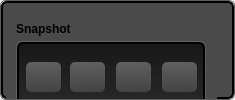
        <widget class="QFrame" name="frame_white_border_10">
         <property name="minimumSize">
          <size>
           <width>235</width>
           <height>0</height>
          </size>
         </property>
         <property name="maximumSize">
          <size>
           <width>230</width>
           <height>16777215</height>
          </size>
         </property>
         <property name="styleSheet">
          <string notr="true">QFrame {
    border: 1px solid rgb(95, 95, 95);
    border-radius: 6px;
}</string>
         </property>
         <property name="frameShape">
          <enum>QFrame::StyledPanel</enum>
         </property>
         <property name="frameShadow">
          <enum>QFrame::Raised</enum>
         </property>
         <property name="lineWidth">
          <number>1</number>
         </property>
         <layout class="QGridLayout" name="gridLayout_14">
          <property name="margin">
           <number>0</number>
          </property>
          <property name="spacing">
           <number>0</number>
          </property>
          <item row="0" column="0">
           <widget class="QFrame" name="frame_center_nest_7">
            <property name="minimumSize">
             <size>
              <width>0</width>
              <height>0</height>
             </size>
            </property>
            <property name="maximumSize">
             <size>
              <width>16777215</width>
              <height>16777215</height>
             </size>
            </property>
            <property name="styleSheet">
             <string notr="true">QFrame {
  background: rgb(74, 74, 74);
    border-style: solid;
    border: 2px solid #000000;
    border-radius: 6px;
}</string>
            </property>
            <property name="frameShape">
             <enum>QFrame::StyledPanel</enum>
            </property>
            <property name="frameShadow">
             <enum>QFrame::Raised</enum>
            </property>
            <property name="lineWidth">
             <number>1</number>
            </property>
            <widget class="QFrame" name="frame_13">
             <property name="geometry">
              <rect>
               <x>5</x>
               <y>10</y>
               <width>211</width>
               <height>241</height>
              </rect>
             </property>
             <property name="styleSheet">
              <string notr="true">border: none;</string>
             </property>
             <property name="frameShape">
              <enum>QFrame::StyledPanel</enum>
             </property>
             <property name="frameShadow">
              <enum>QFrame::Raised</enum>
             </property>
             <widget class="QLabel" name="label_14">
              <property name="geometry">
               <rect>
                <x>10</x>
                <y>10</y>
                <width>161</width>
                <height>16</height>
               </rect>
              </property>
              <property name="font">
               <font>
                <weight>75</weight>
                <bold>true</bold>
               </font>
              </property>
              <property name="styleSheet">
               <string notr="true">border: none;</string>
              </property>
              <property name="text">
               <string>Snapshot</string>
              </property>
             </widget>
             <widget class="QFrame" name="frame_74">
              <property name="geometry">
               <rect>
                <x>10</x>
                <y>30</y>
                <width>190</width>
                <height>200</height>
               </rect>
              </property>
              <property name="minimumSize">
               <size>
                <width>190</width>
                <height>100</height>
               </size>
              </property>
              <property name="maximumSize">
               <size>
                <width>190</width>
                <height>200</height>
               </size>
              </property>
              <property name="styleSheet">
               <string notr="true">QFrame {
background-color: none;
border: 1px solid rgb(95, 95, 95)
}</string>
              </property>
              <property name="frameShape">
               <enum>QFrame::StyledPanel</enum>
              </property>
              <property name="frameShadow">
               <enum>QFrame::Raised</enum>
              </property>
              <widget class="QFrame" name="frame_75">
               <property name="geometry">
                <rect>
                 <x>1</x>
                 <y>1</y>
                 <width>188</width>
                 <height>198</height>
                </rect>
               </property>
               <property name="minimumSize">
                <size>
                 <width>100</width>
                 <height>198</height>
                </size>
               </property>
               <property name="maximumSize">
                <size>
                 <width>190</width>
                 <height>198</height>
                </size>
               </property>
               <property name="styleSheet">
                <string notr="true">QFrame {

background-color: qlineargradient(spread:pad, x1:0, y1:0, x2:0, y2:1, stop:0 rgba(23, 23, 23, 255), stop:0.497561 rgba(50, 50, 50, 255), stop:1 rgba(44, 44, 44, 255));
border: 2px solid black;
}</string>
               </property>
               <property name="frameShape">
                <enum>QFrame::StyledPanel</enum>
               </property>
               <property name="frameShadow">
                <enum>QFrame::Raised</enum>
               </property>
               <widget class="QPushButton" name="pushButton_64">
                <property name="geometry">
                 <rect>
                  <x>9</x>
                  <y>20</y>
                  <width>35</width>
                  <height>30</height>
                 </rect>
                </property>
                <property name="minimumSize">
                 <size>
                  <width>20</width>
                  <height>20</height>
                 </size>
                </property>
                <property name="maximumSize">
                 <size>
                  <width>130</width>
                  <height>100</height>
                 </size>
                </property>
                <property name="font">
                 <font>
                  <pointsize>10</pointsize>
                  <weight>75</weight>
                  <bold>true</bold>
                 </font>
                </property>
                <property name="styleSheet">
                 <string notr="true">QPushButton:hover
{
    border: 1px solid #78879b;
    color: silver;
}

QPushButton
{
    border-color: rgb(0,0,0);
}

QPushButton {
background-color: qlineargradient(spread:pad, x1:0.546341, y1:1, x2:0.512195, y2:0, stop:0 rgba(67, 67, 67, 255), stop:1 rgba(96, 96, 96, 255));
border-radius: 5px;
}</string>
                </property>
                <property name="text">
                 <string/>
                </property>
                <property name="icon">
                 <iconset resource="grey_icons.qrc">
                  <normaloff>:/greys/images/grey_icons/10pc_gray_badge.svg</normaloff>:/greys/images/grey_icons/10pc_gray_badge.svg</iconset>
                </property>
                <property name="iconSize">
                 <size>
                  <width>28</width>
                  <height>28</height>
                 </size>
                </property>
               </widget>
               <widget class="QPushButton" name="pushButton_65">
                <property name="geometry">
                 <rect>
                  <x>53</x>
                  <y>20</y>
                  <width>35</width>
                  <height>30</height>
                 </rect>
                </property>
                <property name="minimumSize">
                 <size>
                  <width>20</width>
                  <height>20</height>
                 </size>
                </property>
                <property name="maximumSize">
                 <size>
                  <width>130</width>
                  <height>100</height>
                 </size>
                </property>
                <property name="font">
                 <font>
                  <pointsize>10</pointsize>
                  <weight>75</weight>
                  <bold>true</bold>
                 </font>
                </property>
                <property name="styleSheet">
                 <string notr="true">QPushButton:hover
{
    border: 1px solid #78879b;
    color: silver;
}

QPushButton
{
    border-color: rgb(0,0,0);
}

QPushButton {
background-color: qlineargradient(spread:pad, x1:0.546341, y1:1, x2:0.512195, y2:0, stop:0 rgba(67, 67, 67, 255), stop:1 rgba(96, 96, 96, 255));
border-radius: 5px;
}</string>
                </property>
                <property name="text">
                 <string/>
                </property>
                <property name="icon">
                 <iconset resource="grey_icons.qrc">
                  <normaloff>:/greys/images/grey_icons/10pc_gray_clipboard.svg</normaloff>:/greys/images/grey_icons/10pc_gray_clipboard.svg</iconset>
                </property>
                <property name="iconSize">
                 <size>
                  <width>28</width>
                  <height>28</height>
                 </size>
                </property>
               </widget>
               <widget class="QPushButton" name="pushButton_66">
                <property name="geometry">
                 <rect>
                  <x>99</x>
                  <y>20</y>
                  <width>35</width>
                  <height>30</height>
                 </rect>
                </property>
                <property name="minimumSize">
                 <size>
                  <width>20</width>
                  <height>20</height>
                 </size>
                </property>
                <property name="maximumSize">
                 <size>
                  <width>130</width>
                  <height>100</height>
                 </size>
                </property>
                <property name="font">
                 <font>
                  <pointsize>10</pointsize>
                  <weight>75</weight>
                  <bold>true</bold>
                 </font>
                </property>
                <property name="styleSheet">
                 <string notr="true">QPushButton:hover
{
    border: 1px solid #78879b;
    color: silver;
}

QPushButton
{
    border-color: rgb(0,0,0);
}

QPushButton {
background-color: qlineargradient(spread:pad, x1:0.546341, y1:1, x2:0.512195, y2:0, stop:0 rgba(67, 67, 67, 255), stop:1 rgba(96, 96, 96, 255));
border-radius: 5px;
}</string>
                </property>
                <property name="text">
                 <string/>
                </property>
                <property name="icon">
                 <iconset resource="grey_icons.qrc">
                  <normaloff>:/greys/images/grey_icons/1opc_gray_trash.svg</normaloff>:/greys/images/grey_icons/1opc_gray_trash.svg</iconset>
                </property>
                <property name="iconSize">
                 <size>
                  <width>28</width>
                  <height>28</height>
                 </size>
                </property>
               </widget>
               <widget class="QPushButton" name="pushButton_67">
                <property name="geometry">
                 <rect>
                  <x>145</x>
                  <y>20</y>
                  <width>35</width>
                  <height>30</height>
                 </rect>
                </property>
                <property name="minimumSize">
                 <size>
                  <width>20</width>
                  <height>20</height>
                 </size>
                </property>
                <property name="maximumSize">
                 <size>
                  <width>130</width>
                  <height>100</height>
                 </size>
                </property>
                <property name="font">
                 <font>
                  <pointsize>10</pointsize>
                  <weight>75</weight>
                  <bold>true</bold>
                 </font>
                </property>
                <property name="styleSheet">
                 <string notr="true">QPushButton:hover
{
    border: 1px solid #78879b;
    color: silver;
}

QPushButton
{
    border-color: rgb(0,0,0);
}

QPushButton {
background-color: qlineargradient(spread:pad, x1:0.546341, y1:1, x2:0.512195, y2:0, stop:0 rgba(67, 67, 67, 255), stop:1 rgba(96, 96, 96, 255));
border-radius: 5px;
}</string>
                </property>
                <property name="text">
                 <string/>
                </property>
                <property name="icon">
                 <iconset resource="grey_icons.qrc">
                  <normaloff>:/greys/images/grey_icons/10pc_gray_eye.svg</normaloff>:/greys/images/grey_icons/10pc_gray_eye.svg</iconset>
                </property>
                <property name="iconSize">
                 <size>
                  <width>28</width>
                  <height>28</height>
                 </size>
                </property>
               </widget>
               <widget class="QLabel" name="labelSnapshotThumbnail_14">
                <property name="geometry">
                 <rect>
                  <x>13</x>
                  <y>60</y>
                  <width>161</width>
                  <height>131</height>
                 </rect>
                </property>
                <property name="styleSheet">
                 <string notr="true">border: none;</string>
                </property>
                <property name="text">
                 <string/>
                </property>
                <property name="pixmap">
                 <pixmap resource="oct_gallery_resources.qrc">:/website/images/oct_gallery/placeholder_cat_retina36.jpg</pixmap>
                </property>
                <property name="scaledContents">
                 <bool>true</bool>
                </property>
               </widget>
              </widget>
             </widget>
            </widget>
           </widget>
          </item>
         </layout>
        </widget>
